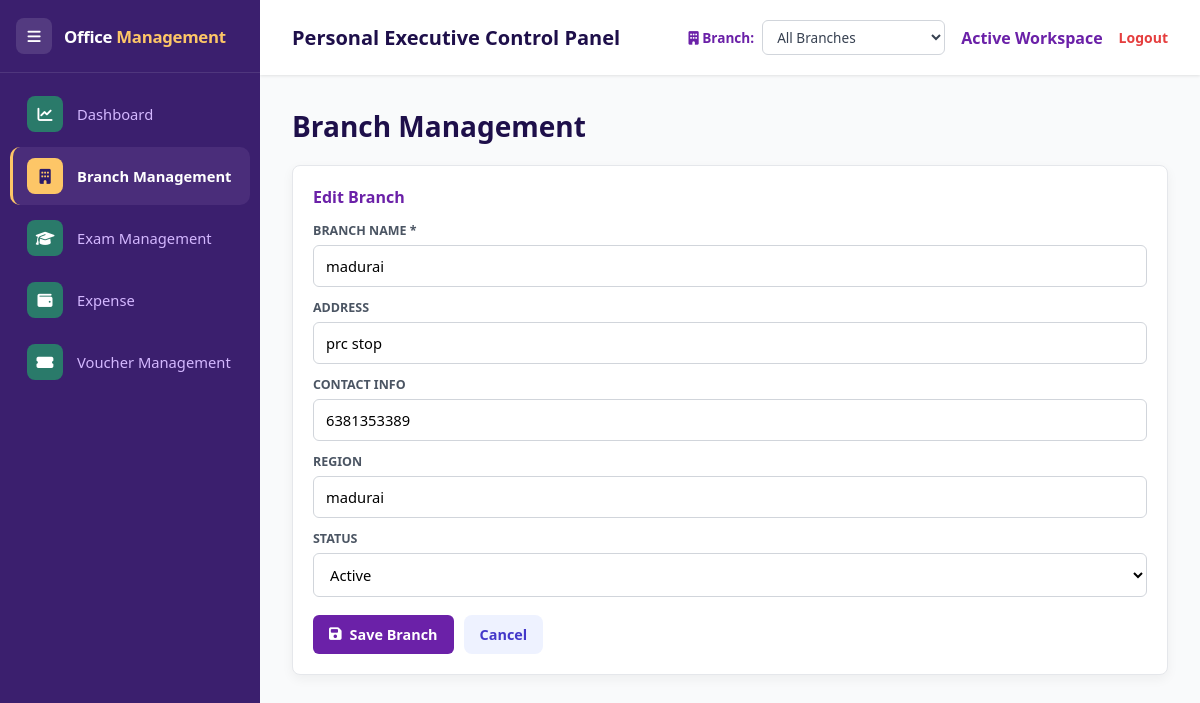
/branches/1/edit, run on the app's committed database.
### apps/models.py (models this page shows)
class Branch(db.Model):
    id = db.Column(db.Integer, primary_key=True)
    branch_name = db.Column(db.String(150), unique=True, nullable=False)
    address = db.Column(db.String(300), nullable=True)
    contact_info = db.Column(db.String(150), nullable=True)
    region = db.Column(db.String(100), nullable=True)
    status = db.Column(db.String(20), default='Active')  # Active, Inactive
    created_at = db.Column(db.DateTime, default=datetime.utcnow)
    updated_at = db.Column(db.DateTime, default=datetime.utcnow, onupdate=datetime.utcnow)
    name = synonym('branch_name')
    location = synonym('address')

### apps/branches/routes.py (the view, shortened to what this page needs)
@branches_bp.route('/branches/<int:branch_id>/edit', methods=['GET', 'POST'])
def branch_edit(branch_id):
    branch = Branch.query.get_or_404(branch_id)
    return render_template('branch_master_form.html', branch=branch)

### apps/branches/routes.py (called while the page is built)
@branches_bp.app_context_processor
def inject_branch_switcher():
    try:
        switcher_branches = Branch.query.order_by(Branch.branch_name.asc()).all()
    except Exception:
        switcher_branches = []
    return {
        'switcher_branches': switcher_branches,
        'active_branch_id': session.get('active_branch_id'),
        'active_branch_name': session.get('active_branch_name', 'All Branches'),
    }

### templates/branch_master_form.html (shortened to what this page needs)
{% extends "base.html" %}
{% block content %}
{% set fd = form_data if form_data is defined else None %}
<div class="module-header"><h2>Branch Management</h2></div>
<div class="panel">
    <h3>{% if branch is defined %}Edit Branch{% else %}Add Branch{% endif %}</h3>
    <form action="{{ url_for('branches.branch_edit', branch_id=branch.id) if branch is defined else url_for('branches.branch_add') }}" method="POST" class="form-grid">
        <div class="form-row">
            <label>Branch Name *</label>
            <input type="text" name="branch_name" required
                value="{{ fd.branch_name if fd else (branch.branch_name if branch is defined else '') }}">
        </div>
        <div class="form-row">
            <label>Address</label>
            <input type="text" name="address"
                value="{{ fd.address if fd else (branch.address if branch is defined and branch.address else '') }}">
        </div>
        <div class="form-row">
            <label>Contact Info</label>
            <input type="text" name="contact_info"
                value="{{ fd.contact_info if fd else (branch.contact_info if branch is defined and branch.contact_info else '') }}">
        </div>
        <div class="form-row">
            <label>Region</label>
            <input type="text" name="region"
                value="{{ fd.region if fd else (branch.region if branch is defined and branch.region else '') }}">
        </div>
        <div class="form-row">
            <label>Status</label>
            {% set current_status = fd.status if fd else (branch.status if branch is defined else 'Active') %}
            <select name="status">
                <option value="Active" {% if current_status == 'Active' %}selected{% endif %}>Active</option>
            </select>
        </div>
        <div class="button-row">
            <button class="btn-primary" type="submit"><i class="fas fa-save"></i> Save Branch</button>
            <a class="btn-secondary" href="{{ url_for('branches.branch_list') }}">Cancel</a>
        </div>
    </form>
</div>
{% endblock %}

### static/css/style.css (style rules this page uses)
:root { --primary-purple: #6B21A8; --dark-purple: #1e0f4a; --accent-pink: #EC4899; --light-pink: #FCE7F3; --bg-slate: #F9FAFB; --text-dark: #1F2937; --sidebar-width: 260px; }
* { margin: 0; padding: 0; box-sizing: border-box; font-family: 'Segoe UI', Tahoma, Geneva, Verdana, sans-serif; }
body { background-color: var(--bg-slate); color: var(--text-dark); display: flex; height: 100vh; overflow: hidden; }
.module-header { display:flex;justify-content:space-between;align-items:center;gap:16px;margin-bottom:20px;flex-wrap:wrap; }
.module-header h2 { color:var(--dark-purple);font-size:1.75rem; }
.panel { background:#fff;border:1px solid #e5e7eb;border-radius:8px;padding:20px;box-shadow:0 4px 12px rgba(0,0,0,0.05); }
.panel h3 { font-size:1rem;color:var(--primary-purple);margin-bottom:14px; }
.form-grid { display:grid;grid-template-columns:1fr;gap:12px; }
.form-row { display:flex;flex-direction:column;gap:6px; }
.form-row label { font-size:0.78rem;font-weight:700;color:#4b5563;text-transform:uppercase; }
.form-row input,.form-row select,.form-row textarea { width:100%;padding:10px 12px;border:1px solid #d1d5db;border-radius:6px;font-size:0.92rem;background:#fff; }
.button-row { display:flex;gap:10px;flex-wrap:wrap;margin-top:6px; }
.btn-primary,.btn-secondary,.btn-danger { border:none;border-radius:6px;padding:10px 16px;font-weight:700;text-decoration:none;cursor:pointer;display:inline-flex;align-items:center;justify-content:center;gap:8px;font-size:0.9rem; }
.btn-primary { background:var(--primary-purple);color:#fff; }
.btn-secondary { background:#e5e7eb;color:#1f2937; }
.btn-secondary,.btn-danger { display:inline-block;padding:10px 16px;border-radius:8px;text-decoration:none;font-weight:700;border:0;cursor:pointer }
.btn-secondary { background:#eef2ff;color:#4338ca }

### data on the page
Branch: branch_name "madurai", address "prc stop", contact_info "6381353389", region "madurai", status "Active"
